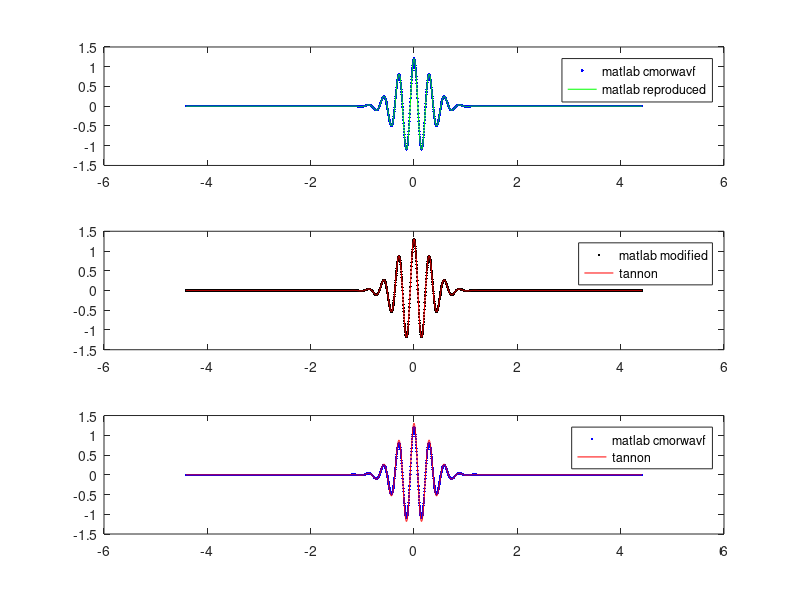

MATLAB code for this plot: (Note: this script raises an error after producing the figure.)
clear
clc
fs=250; %Hz
frequencies = 2.^(-0.5:1/4:6);  
curr_freq=frequencies(10);

sigmaf = curr_freq./7;  %  7 as Tallon-Baudry et al,
sigmat_TANNON = 1./(sigmaf) * (1./(2*pi)); 
sigmat_MATLAB = 1./(sigmaf) * (1./sqrt(2));  % as in Tallon. NOT SURE IT'S ALWAYS TRUE
sigmaf_matlab=1./(sigmat_TANNON) * (1./sqrt(2));
% help cwt in maxScale you can read:
% The standard deviation of the Morse wavelet in time, ? is approximately 
% where P is the time-bandwidth product. The standard deviation in frequency, ?
% is approximately ... 

%% per passare da gaussiana Matlab a Gaussiana Tannon (cohen etc)
%% basta sapere che sigmat =1./(sigmaf) * (1./sqrt(2))
%% CAZZOO!!

%% IT LOOKS LIKE INSTEAD OF SIGMAF YOU SHOULD PUT CURR__FREQ AND THUS N*SIGMAF

% s = 7/(2*pi*curr_freq); % see https://jallen.faculty.arizona.edu/sites/jallen.faculty.arizona.edu/files/Chapter_13_Complex_Morlet_Wavelets_Power_Phase.pdf
% % and look also:
% % https://www.biorxiv.org/content/biorxiv/early/2018/08/21/397182.full.pdf
% % where it's clear that 7 represents the number of cycles. "For neurophysiology data such as EEG, MEG, and LFP, typical values of n
% % range from 2 to 15 over frequencies between 2 Hz and 80 Hz. Other applications may require a
% % different number of cycles. "

Lb = -3*sigmat_MATLAB; 
Ub = +3*sigmat_MATLAB;
time_support = Lb:1/fs:Ub; % 

%% Formula from: Tallon-Baudry, Catherine, et al. "Stimulus specificity of phase-locked and non-phase-locked 40 Hz visual responses in human." Journal of Neuroscience 16.13 (1996): 4240-4249.
wavelet_Tannon = (sqrt(pi)*sigmat_TANNON).^(-0.5) * exp(2*pi*1i*curr_freq.*time_support) .* exp(-time_support.^2./(2*sigmat_TANNON^2));   

%% Formula used in cmorwavf and taken from: Computational Signal Processing with Wavelets
wavelet_cmorwavf = ((pi*(1/sigmaf_matlab.^2)).^(-0.5)) * exp(2*pi*1i*curr_freq.*time_support) .* exp(-(time_support.^2)*(sigmaf_matlab^2)); %% this matches matlab!

%% Modified version of Matlab equation to match Tannon's formula. sqrt(2*pi*(A)) and 2*pi^2 inside the exp of the Gaussian
wavelet_matlab_modified = sqrt(2*pi*((pi*(1/sigmaf.^2)).^(-0.5))) * exp(2*pi*1i*curr_freq.*time_support) .* exp(-(time_support.^2)*(sigmaf^2)*2*pi^2); 

%%  matlab coefficients
N = length(wavelet_Tannon);
fb = 1/(sigmaf_matlab^2);
fc = curr_freq;
[psi_from_cmorwavf,x] = cmorwavf(Lb,Ub,N,fb,fc);

%% comparing differently
figure
subplot(311)
plot(x,real(psi_from_cmorwavf),'b.')
hold on
plot(x,real(wavelet_cmorwavf),'g')
legend({'matlab cmorwavf','matlab reproduced'})
subplot(312)
plot(x,real(wavelet_matlab_modified),'k.')
hold on
plot(time_support,real(wavelet_Tannon),'r')
legend({'matlab modified','tannon'})
subplot(313)
plot(x,real(psi_from_cmorwavf),'b.')
hold on
plot(time_support,real(wavelet_Tannon),'r')
legend({'matlab cmorwavf','tannon'})


%% cwt is equal to cmorwavf?
[wt,f,coi,fb,scalingcfs] = cwt(repmat(x,1,100),'amor',fs,'VoicesPerOctave',4,'FrequencyLimits',[2^(-.5) 64]); % 'FrequencyLimits',[2^(-.5) 64] works only from R.2018
xrec=icwt(wt,'amor',f,[0.71 64]);

%% check fiter bank used
figure
freqz(fb)
title('Frequency Responses Morlet Wavelet')

[psi, t] = wavelets(fb); % wavelets used by cwt

%% strange scalingcfs what doest it mean?
figure
plot(scalingcfs)
% Scaling coefficients for the CWT if the analyzing wavelet 
% is 'morse' or 'amor',


